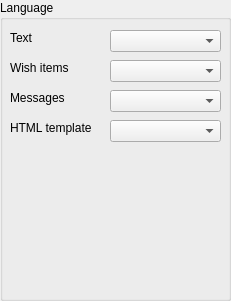
    <widget class="QGroupBox" name="group_language">
     <property name="geometry">
      <rect>
       <x>260</x>
       <y>240</y>
       <width>231</width>
       <height>301</height>
      </rect>
     </property>
     <property name="title">
      <string>Language</string>
     </property>
     <widget class="QLabel" name="text_language_text">
      <property name="geometry">
       <rect>
        <x>10</x>
        <y>30</y>
        <width>91</width>
        <height>16</height>
       </rect>
      </property>
      <property name="text">
       <string>Text</string>
      </property>
     </widget>
     <widget class="QLabel" name="text_language_wish_items">
      <property name="geometry">
       <rect>
        <x>10</x>
        <y>60</y>
        <width>91</width>
        <height>16</height>
       </rect>
      </property>
      <property name="text">
       <string>Wish items</string>
      </property>
     </widget>
     <widget class="QLabel" name="text_language_messages">
      <property name="geometry">
       <rect>
        <x>10</x>
        <y>90</y>
        <width>91</width>
        <height>16</height>
       </rect>
      </property>
      <property name="text">
       <string>Messages</string>
      </property>
     </widget>
     <widget class="QLabel" name="text_language_html_template">
      <property name="geometry">
       <rect>
        <x>10</x>
        <y>120</y>
        <width>91</width>
        <height>16</height>
       </rect>
      </property>
      <property name="text">
       <string>HTML template</string>
      </property>
     </widget>
     <widget class="QComboBox" name="combo_language_text">
      <property name="geometry">
       <rect>
        <x>110</x>
        <y>30</y>
        <width>111</width>
        <height>22</height>
       </rect>
      </property>
     </widget>
     <widget class="QComboBox" name="combo_language_wish_items">
      <property name="geometry">
       <rect>
        <x>110</x>
        <y>60</y>
        <width>111</width>
        <height>22</height>
       </rect>
      </property>
     </widget>
     <widget class="QComboBox" name="combo_language_messages">
      <property name="geometry">
       <rect>
        <x>110</x>
        <y>90</y>
        <width>111</width>
        <height>22</height>
       </rect>
      </property>
     </widget>
     <widget class="QComboBox" name="combo_language_html_template">
      <property name="geometry">
       <rect>
        <x>110</x>
        <y>120</y>
        <width>111</width>
        <height>22</height>
       </rect>
      </property>
     </widget>
    </widget>
